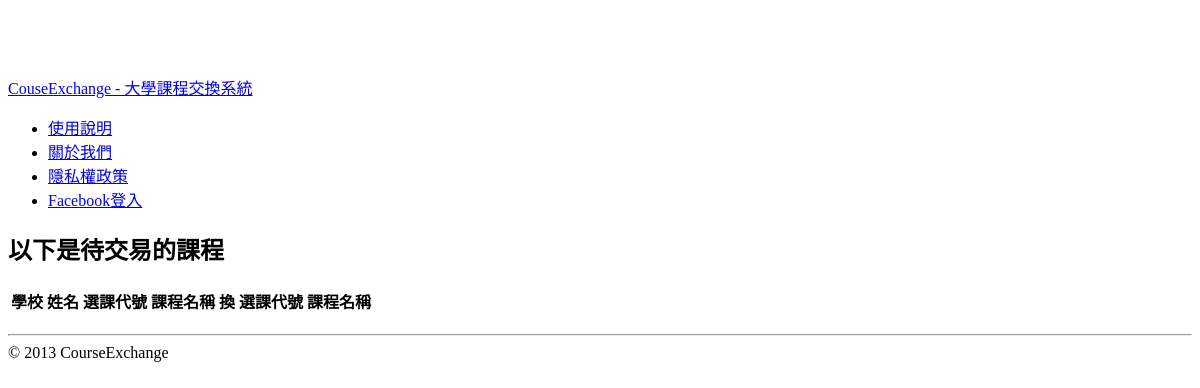
/list.php, run on an earlier commit of the app's database.
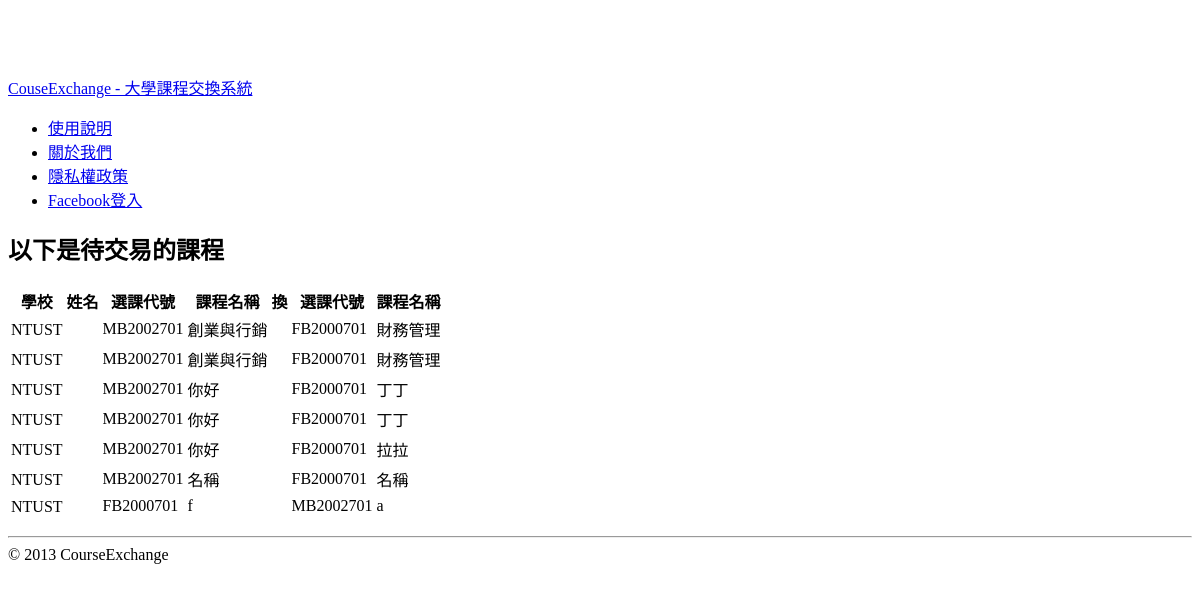
And on a later commit of the database.
### tables this page shows
CREATE TABLE `ce_course` (
  `id` int(11) unsigned NOT NULL AUTO_INCREMENT,
  `FBID` int(11) DEFAULT NULL,
  `name` varchar(5) DEFAULT NULL,
  `changeID` varchar(20) DEFAULT NULL,
  `changeName` varchar(50) DEFAULT NULL,
  `wantID` varchar(20) DEFAULT NULL,
  `wantName` varchar(50) DEFAULT NULL,
  `university` varchar(10) DEFAULT NULL,
  `status` varchar(10) DEFAULT NULL,
  PRIMARY KEY (`id`)
);

### list.php (the view, shortened to what this page needs)
<!DOCTYPE html>
<html>
    <head>
        <?php include_once('include/header.php'); ?>
</head>
    <body>
        <div class="container">
            <?php include_once('include/navbar.php'); ?>
            <div class="row-fluid">
                <div class="span12">
                    <div class="hero-unit">
                      <h2>以下是待交易的課程</h2>
                      <p>
                        <?
                        echo "<table class=\"table table-bordered\"><thead><tr><th>學校</th><th>姓名</th><th>選課代號</th><th>課程名稱</th><th>換</th><th>選課代號</th><th>課程名稱</th></tr></thead><tbody><tr>";
                        $classquery = mysql_query("SELECT * FROM `ce_course` LIMIT 0, 30");
                        while($row = mysql_fetch_assoc($classquery)){
                          echo '<td rowspan="2">'.$row['university']."</td><td>".$row['name']."</td><td>".$row['changeID']."</td><td>".$row['changeName']."</td><td>"." "."</td><td>".$row['wantID']."</td><td>".$row['wantName']."</td><tr><tbody>";
                        }
                        ?>
                        <?echo "</table>";?>
                      </p>
                    </div>
                </div>
            </div>
            <?php include_once('include/footer.php'); ?>
        </div>
    </body>
</html>

### include/header.php (shortened to what this page needs)
<link href="//netdna.bootstrapcdn.com/twitter-bootstrap/2.3.1/css/bootstrap-combined.min.css" rel="stylesheet">
<link href="css/style.css" rel="stylesheet">

### include/navbar.php
<div class="navbar navbar-inverse navbar-fixed-top">
  <div class="navbar-inner">
    <a class="brand" href="#">CouseExchange - 大學課程交換系統</a>
    <ul class="nav pull-right">
      <li><a href="manual.php">使用說明</a></li>
      <li><a href="about.php">關於我們</a></li>
      <li><a href="policy.php">隱私權政策</a></li>
      <?php
      if( isset($_SESSION['login_success']) && $_SESSION['login_success'] == 'true' )
      {
        echo '<li><a href="add.php">我要換課</a></li>
              <li><a href="list.php">檢視列表</a></li>
              <li class="active"><a href="profile.php">'.$_SESSION['name'].'</a></li>';
      }
      else {
        echo '<li class="active"><a href="#" onclick="checkLogin()">Facebook登入</a></li>';
      }
      ?>
    </ul>
  </div>
</div>

### include/footer.php
<hr>
<div class="footer">
    <div class="pull-left">
        &copy; 2013 CourseExchange
    </div>
</div>

### css/style.css (style rules this page uses)
body { margin-top: 75px; }
.navbar .brand { margin-left: 0px; }
.navbar .nav.pull-right { margin-right: 10px; }

What changed in the data, as far as the page shows it:
added ce_course: university "NTUST", changeID "MB2002701", changeName "創業與行銷", wantID "FB2000701", wantName "財務管理"
added ce_course: university "NTUST", changeID "MB2002701", changeName "創業與行銷", wantID "FB2000701", wantName "財務管理"
added ce_course: university "NTUST", changeID "MB2002701", changeName "你好", wantID "FB2000701", wantName "丁丁"
added ce_course: university "NTUST", changeID "MB2002701", changeName "你好", wantID "FB2000701", wantName "丁丁"
added ce_course: university "NTUST", changeID "MB2002701", changeName "你好", wantID "FB2000701", wantName "拉拉"
added ce_course: university "NTUST", changeID "MB2002701", changeName "名稱", wantID "FB2000701", wantName "名稱"
added ce_course: university "NTUST", changeID "FB2000701", changeName "f", wantID "MB2002701", wantName "a"
